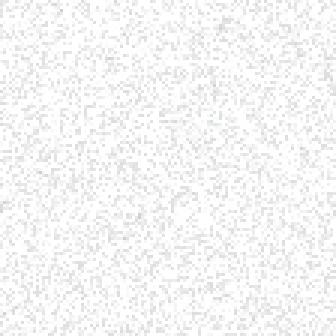
#> input picture designs/aurora-nocturne/v1/img/korrel.webp, 112 x 112 px (shown 3 times larger)
$ python -i focus.py   (imports and definitions only)
#> lines starting #> are read from the running program, lines starting #| are printed output that depends on the picture
#> further down, picture is the input picture: PIL image 112x112 RGBA; mean R, G, B, A 124.3, 124.7, 125, 14.1
"""Automatisch uitlijnen: waar staat het belangrijkste in een foto?

Eerst zoeken we gezichten met YuNet, een klein neuraal netwerk (via OpenCV) dat op onze eigen server draait: foto's gaan
nergens heen en het kost niets per foto (model: `invitations/models_ai/`). Zonder gezichten nemen we het drukste deel van de foto (randen en kleur), iets naar
het midden getrokken. Het resultaat is een middelpunt in procenten, zoals de uitsnede het ook bewaart (x, y).
"""
from __future__ import annotations

import logging
from dataclasses import dataclass
from pathlib import Path

from PIL import Image, ImageFilter, ImageOps

log = logging.getLogger(__name__)

ANALYSE_SIDE = 900  # verkleind analyseren: snel genoeg om direct bij het uploaden te doen


@dataclass(frozen=True)
class Focus:
    x: int
    y: int
    faces: int = 0


def detect(image: Image.Image) -> Focus:
    small = ImageOps.exif_transpose(image).convert("RGB")
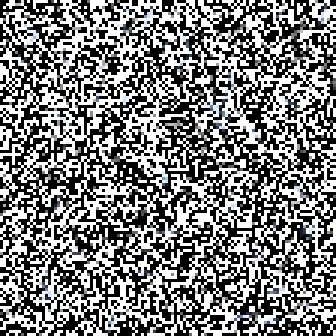
#> small: PIL image 112x112 RGB (shown 3 times larger); mean R, G, B 124.3, 124.7, 125
    small.thumbnail((ANALYSE_SIDE, ANALYSE_SIDE))
    faces = _faces(small)
#> faces = []
    if faces:
        return _from_faces(faces, small.size)
    return _from_detail(small)


def detect_file(fileobj) -> Focus | None:
    """Voor een opgeslagen bestand; None als het niet te lezen is."""
    try:
        fileobj.seek(0)
        with Image.open(fileobj) as im:
            return detect(im)
    except Exception:  # een kapotte foto mag het uploaden nooit laten mislukken
        log.warning("Automatisch uitlijnen mislukt", exc_info=True)
        return None


MODEL = Path(__file__).resolve().parent / "models_ai" / "face_detection_yunet_2023mar.onnx"
MIN_SCORE = 0.75


def _faces(image: Image.Image) -> list[tuple[int, int, int, int]]:
    """Gezichten als (x, y, breedte, hoogte) met YuNet, een klein neuraal netwerk voor gezichtsherkenning."""
    try:
        import cv2
        import numpy as np
    except ImportError:  # zonder OpenCV valt het terug op het drukste deel
        return []
    if not MODEL.is_file():
        return []
    bgr = cv2.cvtColor(np.asarray(image), cv2.COLOR_RGB2BGR)
    height, width = bgr.shape[:2]
    detector = cv2.FaceDetectorYN.create(str(MODEL), "", (width, height), MIN_SCORE, 0.3, 50)
    _, found = detector.detect(bgr)
    if found is None:
        return []
    side = min(width, height)
    rects = [(int(f[0]), int(f[1]), int(f[2]), int(f[3])) for f in found if min(f[2], f[3]) >= side * 0.025]
    return _merge(rects)


def _merge(rects: list[tuple[int, int, int, int]]) -> list[tuple[int, int, int, int]]:
    """Overlappende treffers tellen als één gezicht; kleine losse treffers naast grote gezichten vallen af (vaak ruis)."""
    rects = sorted(rects, key=lambda r: r[2] * r[3], reverse=True)
    kept: list[tuple[int, int, int, int]] = []
    for x, y, w, h in rects:
        cx, cy = x + w / 2, y + h / 2
        if any(kx <= cx <= kx + kw and ky <= cy <= ky + kh for kx, ky, kw, kh in kept):
            continue
        if kept and w < kept[0][2] * 0.35:
            continue
        kept.append((x, y, w, h))
    return kept


def _from_faces(faces, size) -> Focus:
    width, height = size
    left = min(x for x, _, _, _ in faces)
    right = max(x + w for x, _, w, _ in faces)
    top = min(y for _, y, _, _ in faces)
    bottom = max(y + h for _, y, _, h in faces)
    cx = (left + right) / 2 / width
    # Iets onder de ogen: dan blijft er ruimte boven het hoofd en valt de kin niet weg.
    cy = (top + (bottom - top) * 0.6) / height
    return Focus(_pct(cx), _pct(cy), len(faces))


def _from_detail(image: Image.Image) -> Focus:
    gray = image.convert("L")
    gray.thumbnail((160, 160))
    edges = gray.filter(ImageFilter.FIND_EDGES)
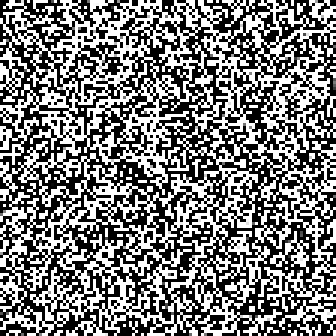
#> edges: PIL image 112x112 L (shown 3 times larger); min 0, max 255, mean 123.3
    sat = image.convert("HSV").split()[1].resize(edges.size)
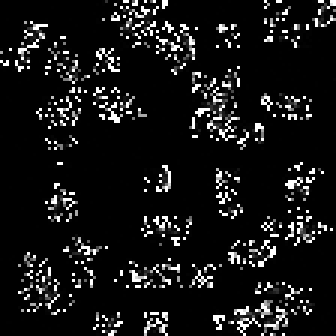
#> sat: PIL image 112x112 L (shown 3 times larger); min 0, max 255, mean 22.4
    width, height = edges.size
#> width = 112; height = 112
    ep, sp = edges.load(), sat.load()
    total = sx = sy = 0.0
    for j in range(2, height - 2):  # de rand zelf geeft altijd 'randen'
        for i in range(2, width - 2):
            weight = (ep[i, j] / 255) ** 2 + 0.3 * (sp[i, j] / 255) ** 2
            total += weight
            sx += weight * i
            sy += weight * j
#> after the loop, sx = 326124; sy = 324160.6; total = 5889.9
    if total <= 0:
        return Focus(50, 50)
    cx, cy = sx / total / width, sy / total / height
#> cx = 0.494; cy = 0.491
    # Naar het midden getrokken: een drukke achtergrond mag de uitsnede niet helemaal naar de rand trekken.
    return Focus(_pct(0.6 * cx + 0.2), _pct(0.6 * cy + 0.2))


def _pct(value: float) -> int:
    return int(round(max(0.0, min(1.0, value)) * 100))

>>> from PIL import Image
>>> picture = Image.open('../designs/aurora-nocturne/v1/img/korrel.webp')
>>> result = detect(picture)
